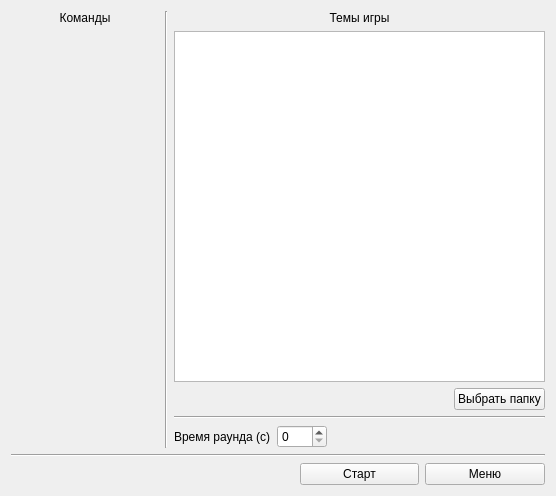
<?xml version="1.0" encoding="UTF-8"?>
<ui version="4.0">
 <class>TabuPrepeareGameWidget</class>
 <widget class="QWidget" name="TabuPrepeareGameWidget">
  <property name="geometry">
   <rect>
    <x>0</x>
    <y>0</y>
    <width>556</width>
    <height>496</height>
   </rect>
  </property>
  <property name="windowTitle">
   <string>Form</string>
  </property>
  <layout class="QGridLayout" name="gridLayout_3">
   <item row="0" column="0">
    <widget class="QLabel" name="lComands">
     <property name="text">
      <string>Команды</string>
     </property>
     <property name="alignment">
      <set>Qt::AlignCenter</set>
     </property>
    </widget>
   </item>
   <item row="0" column="1" rowspan="3">
    <widget class="Line" name="line">
     <property name="orientation">
      <enum>Qt::Vertical</enum>
     </property>
    </widget>
   </item>
   <item row="0" column="2" rowspan="3" colspan="3">
    <layout class="QGridLayout" name="gridLayout">
     <item row="0" column="0" colspan="2">
      <widget class="QLabel" name="lGamePacks">
       <property name="text">
        <string>Темы игры</string>
       </property>
       <property name="alignment">
        <set>Qt::AlignCenter</set>
       </property>
      </widget>
     </item>
     <item row="2" column="1">
      <widget class="QPushButton" name="pbChooseFile">
       <property name="text">
        <string>Выбрать папку</string>
       </property>
      </widget>
     </item>
     <item row="2" column="0">
      <spacer name="horizontalSpacer_3">
       <property name="orientation">
        <enum>Qt::Horizontal</enum>
       </property>
       <property name="sizeHint" stdset="0">
        <size>
         <width>40</width>
         <height>20</height>
        </size>
       </property>
      </spacer>
     </item>
     <item row="4" column="0" colspan="2">
      <layout class="QHBoxLayout" name="hlTimer">
       <property name="spacing">
        <number>6</number>
       </property>
       <item>
        <widget class="QLabel" name="lTimer">
         <property name="text">
          <string>Время раунда (с)</string>
         </property>
        </widget>
       </item>
       <item>
        <widget class="QSpinBox" name="sbTimer">
         <property name="minimumSize">
          <size>
           <width>50</width>
           <height>0</height>
          </size>
         </property>
        </widget>
       </item>
       <item>
        <spacer name="horizontalSpacer">
         <property name="orientation">
          <enum>Qt::Horizontal</enum>
         </property>
         <property name="sizeHint" stdset="0">
          <size>
           <width>40</width>
           <height>20</height>
          </size>
         </property>
        </spacer>
       </item>
      </layout>
     </item>
     <item row="3" column="0" colspan="2">
      <widget class="Line" name="line_2">
       <property name="orientation">
        <enum>Qt::Horizontal</enum>
       </property>
      </widget>
     </item>
     <item row="1" column="0" colspan="2">
      <widget class="QListWidget" name="lvGamePacks"/>
     </item>
    </layout>
   </item>
   <item row="1" column="0">
    <widget class="QFrame" name="fComands">
     <property name="layoutDirection">
      <enum>Qt::LeftToRight</enum>
     </property>
     <property name="frameShape">
      <enum>QFrame::NoFrame</enum>
     </property>
     <property name="frameShadow">
      <enum>QFrame::Raised</enum>
     </property>
     <layout class="QGridLayout" name="gridLayout_2">
      <property name="leftMargin">
       <number>0</number>
      </property>
      <property name="topMargin">
       <number>0</number>
      </property>
      <property name="rightMargin">
       <number>0</number>
      </property>
      <property name="bottomMargin">
       <number>0</number>
      </property>
      <property name="spacing">
       <number>0</number>
      </property>
      <item row="0" column="0">
       <widget class="TabuAddTeamWidget" name="teamWidget" native="true">
        <property name="layoutDirection">
         <enum>Qt::LeftToRight</enum>
        </property>
       </widget>
      </item>
     </layout>
    </widget>
   </item>
   <item row="2" column="0">
    <spacer name="verticalSpacer">
     <property name="orientation">
      <enum>Qt::Vertical</enum>
     </property>
     <property name="sizeHint" stdset="0">
      <size>
       <width>148</width>
       <height>398</height>
      </size>
     </property>
    </spacer>
   </item>
   <item row="3" column="0" colspan="5">
    <widget class="Line" name="line_3">
     <property name="orientation">
      <enum>Qt::Horizontal</enum>
     </property>
    </widget>
   </item>
   <item row="4" column="0" colspan="3">
    <spacer name="horizontalSpacer_2">
     <property name="orientation">
      <enum>Qt::Horizontal</enum>
     </property>
     <property name="sizeHint" stdset="0">
      <size>
       <width>283</width>
       <height>20</height>
      </size>
     </property>
    </spacer>
   </item>
   <item row="4" column="3">
    <widget class="QPushButton" name="pbStart">
     <property name="minimumSize">
      <size>
       <width>100</width>
       <height>0</height>
      </size>
     </property>
     <property name="contextMenuPolicy">
      <enum>Qt::DefaultContextMenu</enum>
     </property>
     <property name="text">
      <string>Старт</string>
     </property>
    </widget>
   </item>
   <item row="4" column="4">
    <widget class="QPushButton" name="pbMenu">
     <property name="minimumSize">
      <size>
       <width>100</width>
       <height>0</height>
      </size>
     </property>
     <property name="text">
      <string>Меню</string>
     </property>
    </widget>
   </item>
  </layout>
 </widget>
 <customwidgets>
  <customwidget>
   <class>TabuAddTeamWidget</class>
   <extends>QWidget</extends>
   <header>src/TabuAddTeamWidget.h</header>
   <container>1</container>
  </customwidget>
 </customwidgets>
 <resources/>
 <connections/>
</ui>
